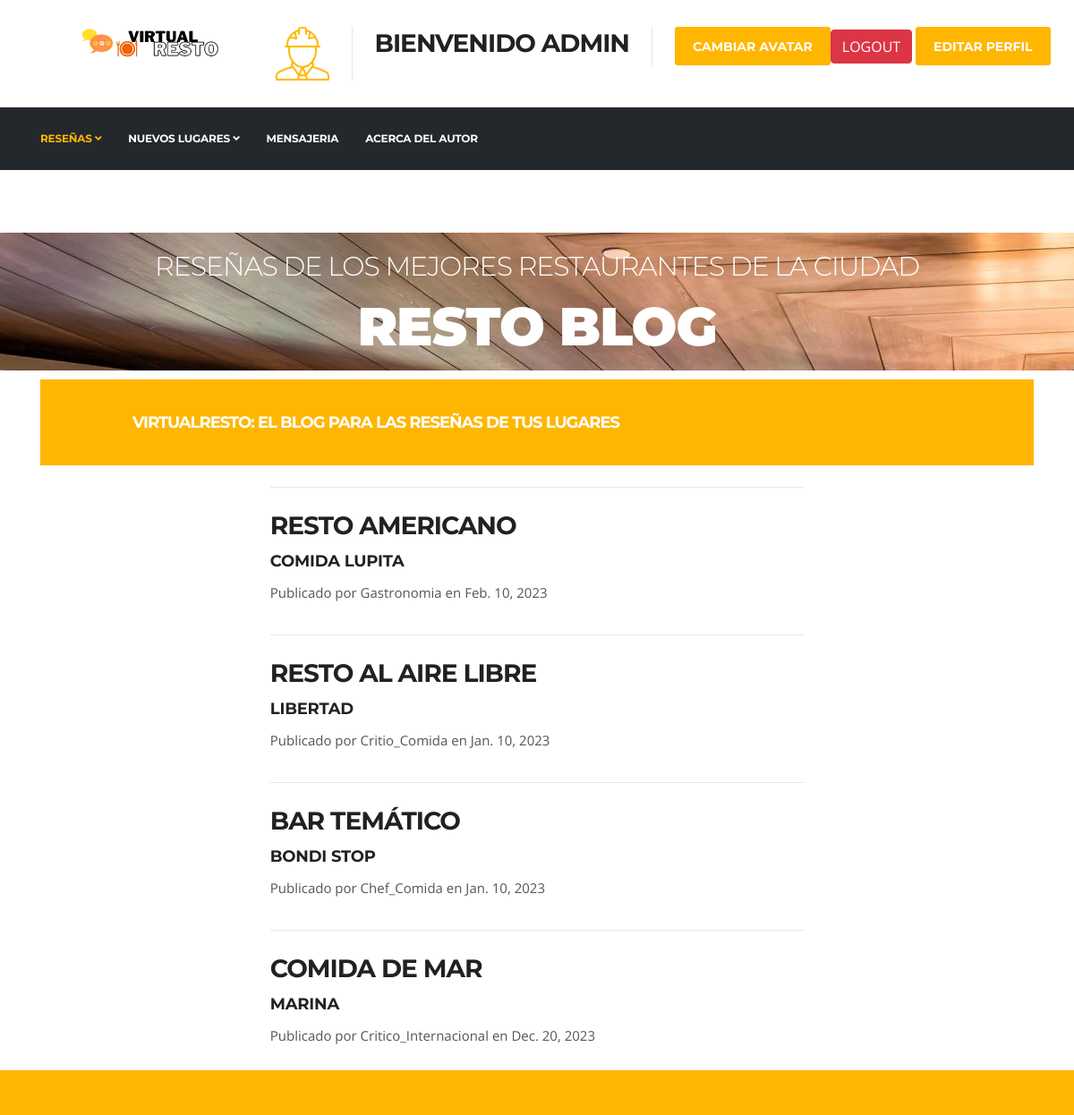
The app's page /allBlogs/ (signed in) with its own data.
### Blogs/models.py (models this page shows, shortened)
class Blog(models.Model):
    titulo = models.CharField(max_length=50)
    nombre_locacion = models.CharField(max_length=50)
    autor = models.ForeignKey(User, on_delete=models.CASCADE)
    fecha_publicacion = models.DateField('XYZ Date')
    imagen = models.ImageField(upload_to='media', height_field=None, width_field=None, max_length=None, blank=True)
    opinion = RichTextUploadingField()

### Blogs/views.py (the view)
# urls.py: path('allBlogs/', allBlogs , name="allBlogs"),
def allBlogs (request):
    blogs = Blog.objects.all().order_by('-id')
    return render(request, "allBlogs.html", {"blogs": blogs, "imagen": getAvatar(request)})

### Blogs/views.py (called while the page is built)
def getAvatar(request):
   if request.user.is_authenticated:
    lista=userAvatar.objects.filter(user=request.user)
    if len(lista)!=0:
        imagen=lista[0].imagen.url
    else:
        imagen="/media/avatares/defaultAvatar.png"
    return imagen

### Blogs/templates/allBlogs.html (shortened to what this page needs)
{% extends 'index.html' %}
{% load static %}
{% block header %}
<section class="{% static 'call-to-action-box no-padding' %}">
    <div class="{% static 'banner-carousel banner-carousel-1 mb-0' %}">
      <div class="banner-carousel-item" style="background-image:url({% static 'images/slider-main/allblogs.jpg' %})">
        <div class="slider-content">
            <div class="container">
              <div class="row align-items-center h-100">
                  <div class="col-md-12 text-center">
                    <h2 class="slide-title" data-animation-in="slideInLeft">Reseñas de los mejores restaurantes de la ciudad</h2>
                    <h3 class="slide-sub-title" data-animation-in="slideInRight">Resto Blog</h3>
                  </div>
              </div>
            </div>
        </div>
      </div>
    </section>
{% endblock  %}
{% block container %}
{% if blogs %}
<div class="container px-4 px-lg-5">
    <div class="row gx-4 gx-lg-5 justify-content-center">
        <div class="col-md-10 col-lg-8 col-xl-7">
            {% for blog in blogs %}
                <hr class="my-4" />
                <div class="post-preview">
                    <a href="{% url 'blogPost' blog.id %}">
                        <h2 class="post-title">{{ blog.titulo }}</h2>
                        <h4 class="post-subtitle">{{ blog.nombre_locacion }}</h3>
                    </a>
                    <p class="post-meta">
                        Publicado por {{ blog.autor }}
                        en {{ blog.fecha_publicacion}}
                    </p>
                </div>
            {% endfor %}
        </div>
    </div>
</div>
{% endif %}
{% endblock  %}

### Blogs/templates/root.html (shortened to what this page needs)
<!DOCTYPE html>
<html lang="en">
<head>
  {% load static %}
  <link rel="stylesheet" href="{% static 'plugins/bootstrap/bootstrap.min.css' %}">
  <link rel="stylesheet" href="{% static 'plugins/fontawesome/css/all.min.css' %}">
  <link rel="stylesheet" href="{% static 'plugins/animate-css/animate.css' %}">
  <link rel="stylesheet" href="{% static 'plugins/slick/slick.css' %}">
  <link rel="stylesheet" href="{% static 'plugins/slick/slick-theme.css' %}">
  <link rel="stylesheet" href="{% static 'plugins/colorbox/colorbox.css' %}">
  <link rel="stylesheet" href="{% static 'css/style.css' %}">
</head>
<body>
<header id="header" class="header-one">
  <div class="bg-white">
      <div class="logo-area">
          <div class="row align-items-right">
            <div class="logo col-lg-3 text-right text-lg-right mb-3 mb-md-5 mb-lg-0">
                <a class="d-block" href="#">
                  <img loading="lazy" src="{% static 'images/logo.png' %}" alt="Constra">
                </a>
            </div>
            <div class="col-lg-9 header-right">
                <ul class="top-info-box">
                      <li class="header-get-a-quote">
                        {% if user.is_authenticated %}
                        <li> <img src="{{ imagen }}" alt=""></li>
                        <li class="header-get-a-quote">
                          <h2>Bienvenido {{ user.username }}</h2>
                        </li>
                        <a class="btn btn-danger" href="{% url 'logout' %}">LOGOUT</a>
                        <a class="btn btn-primary" href="{% url 'signupEditForm' %}">EDITAR PERFIL</a>
                      <li>
                        <a class="btn btn-primary" href="{% url 'addAvatar' %}">Cambiar Avatar</a>
                      </li>
                        {% else %}
                        <a class="btn btn-primary" href="{% url 'login' %}">LOGIN</a>
                        <a class="btn btn-primary" href="{% url 'signup' %}">Signup</a>
                        {% endif %}
                      </li>
                </ul>
            </div>
          </div>
      </div>
  </div>
  <div class="site-navigation">
    <div class="container">
        <div class="row">
          <div class="col-lg-12">
              <nav class="navbar navbar-expand-lg navbar-dark p-0">
                <div id="navbar-collapse" class="collapse navbar-collapse">
                    <ul class="nav navbar-nav mr-auto">
                      <li class="nav-item dropdown active">
                          <a href="#" class="nav-link dropdown-toggle" data-toggle="dropdown">Reseñas <i class="fa fa-angle-down"></i></a>
                      </li>
                      <li class="nav-item dropdown">
                          <a href="#" class="nav-link dropdown-toggle" data-toggle="dropdown">Nuevos lugares <i class="fa fa-angle-down"></i></a>
                      </li>
                      <li class="nav-item"><a class="nav-link" href="{% url 'mensajeUsuarios' %}">Mensajeria</a></li>
                      <li class="nav-item"><a class="nav-link" href="{% url 'aboutMe' %}">Acerca del autor</a></li>
                    </ul>
                </div>
              </nav>
          </div>
        </div>
    </div>
  </div>
</header>
{% block header %}
{% endblock  %}
<section class="call-to-action-box no-padding">
  <div class="container">
    <div class="action-style-box">
        <div class="row align-items-center">
          <div class="col-md-8 text-center text-md-center">
              <div class="call-to-action-text">
                <h2 class="action-title">VirtualResto: El Blog para las reseñas de tus lugares</h2>
              </div>
          </div>
        </div>
    </div>
  </div>
</section>
{% block container %}
{% endblock  %}
<div class="copyright">
  </div>
  </body>
  </html>

### Blogs/static/css/style.css (style rules this page uses)
body { background: #fff; color: #555; }
body, p { font-family: "Open Sans", sans-serif; text-rendering: optimizeLegibility; -webkit-font-smoothing: antialiased !important; line-height: 26px; font-size: 15px; }
h1, h2, h3, h4, h5, h6 { color: #212121; font-weight: 700; font-family: "Montserrat", sans-serif; text-rendering: optimizeLegibility; -webkit-font-smoothing: antialiased !important; }
h2 { font-size: 28px; line-height: 36px; text-transform: uppercase; letter-spacing: -1px; }
h3 { font-size: 24px; margin-bottom: 20px; text-transform: uppercase; letter-spacing: -0.5px; }
h4 { font-size: 18px; line-height: 28px; text-transform: uppercase; letter-spacing: -0.2px; }
html { overflow-x: hidden !important; width: 100%; height: 100%; position: relative; -webkit-font-smoothing: antialiased; text-rendering: optimizeLegibility; }
body { border: 0; margin: 0; padding: 0; }
a:link, a:visited { text-decoration: none; }
a { color: inherit; transition: 0.2s ease; }
section, .section-padding { padding: 70px 0; position: relative; }
.no-padding { padding: 0; }
hr { background-color: #e7e7e7; border: 0; height: 1px; margin: 40px 0; }
.btn-primary, .btn-dark { border: 0; border-radius: 3px; padding: 12px 20px 10px; font-weight: 700; text-transform: uppercase; color: #fff; font-family: "Montserrat", sans-serif; transition: 350ms; font-size: 14px; }
.btn-primary { background: #ffb600; }
.header-one, .header-one .site-navigation { background: #23282d; }
.header-one .navbar-collapse { padding-left: 0; }
.header-one ul.navbar-nav > li { padding-left: 0; padding-right: 30px; }
.header-one .logo-area { padding: 30px 0; }
ul.navbar-nav > li > a { padding: 15px 0 !important; color: #fff; }
ul.navbar-nav > li:hover > a, ul.navbar-nav > li.active > a { color: #ffb600 !important; }
.logo img { width: auto; height: 35px; }
.header-right { float: right; }
ul.top-info-box { list-style: none; margin: 0; padding: 0; float: right; }
ul.top-info-box li { position: relative; float: left; margin-left: 0; border-right: 1px solid #dedede; border-right: 1px solid rgba(0, 0, 0, 0.1); padding-right: 25px; margin-right: 25px; }
ul.top-info-box li:last-child { margin-right: 0; padding-right: 0; border-right: 0; }
.navbar { border-radius: 0; border: 0; margin-bottom: 0; }
ul.navbar-nav > li:hover > a, ul.navbar-nav > li.active > a { color: #ffb600; position: relative; }
ul.navbar-nav > li { padding: 0 13px; position: relative; }
@media (max-width: 1200px) { ul.navbar-nav > li { padding: 0 9px; } }
@media (max-width: 1200px) { ul.navbar-nav > li .nav-link { font-size: 12px; } }
ul.navbar-nav > li:last-child { padding-right: 0; }
ul.navbar-nav > li:last-child:after { background: none; }
ul.navbar-nav > li > a i { font-weight: 700; }
ul.navbar-nav > li > a:after, ul.navbar-nav > li > a:after { display: none; }
ul.navbar-nav > li > a { font-family: "Montserrat", sans-serif; color: #fff !important; text-rendering: optimizeLegibility; font-weight: 700 !important; text-transform: uppercase; letter-spacing: -0.2px; font-size: 14px; margin: 0; line-height: 40px; padding: 30px 0; transition: 350ms; }
.site-navigation .container, .search-area { position: relative; }
.slider-content { position: relative; height: 100%; width: 100%; }
.slide-title { font-size: 30px; line-height: 36px; font-weight: 300; color: #fff; margin: 20px 0 10px; }
.slide-sub-title { font-style: normal; font-size: 60px; line-height: 58px; margin: 20px 0; color: #fff; font-weight: 900; text-transform: uppercase; letter-spacing: -1px; }
.call-to-action-box { margin-top: -60px; }
.call-to-action-box .action-style-box { background: #ffb600; padding: 30px; }
.action-title { color: #fff; margin: 0; line-height: 36px; font-size: 18px; text-transform: uppercase; }
.copyright { background: #ffb600; color: #111; padding: 25px 0; position: relative; z-index: 1; font-weight: 600; font-size: 12px; }
.post-meta { padding-bottom: 10px; }

### records on screen
Blog: titulo "RESTO AMERICANO", nombre_locacion "COMIDA LUPITA", autor "Gastronomia", fecha_publicacion "Feb. 10, 2023"
Blog: titulo "RESTO AL AIRE LIBRE", nombre_locacion "LIBERTAD", autor "Critio_Comida", fecha_publicacion "Jan. 10, 2023"
Blog: titulo "BAR TEMÁTICO", nombre_locacion "BONDI STOP", autor "Chef_Comida", fecha_publicacion "Jan. 10, 2023"
Blog: titulo "COMIDA DE MAR", nombre_locacion "MARINA", autor "Critico_Internacional", fecha_publicacion "Dec. 20, 2023"

### other values on screen
{{ user.username }} "ADMIN"
